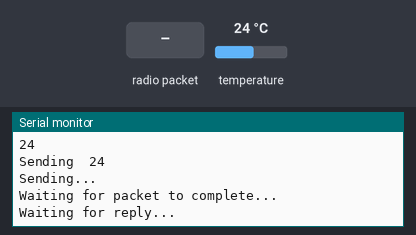
Bench run of a sketch on a simulated Arduino Uno, built with avr-gcc and run on an emulated ATmega328P. On the bench: the last lines printed to the serial monitor. The test bench sets the inputs (shaded band); at power-on: temperature 24 °C. No radio packets arrive unless stated.

Above: at 2.0 s.
2.1 s: radio packet "1" arrives
At 4.0 s:
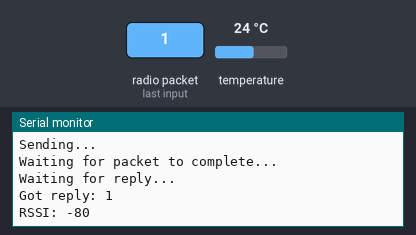
4.6 s: radio packet "0" arrives
At 5.4 s:
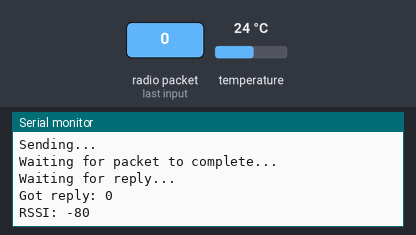
6.1 s: radio packet "2" arrives
At 6.9 s:
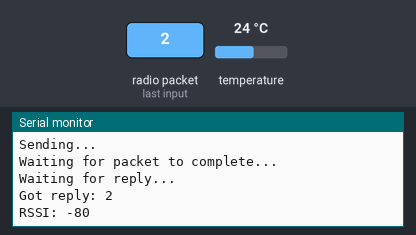

Measured:
- after the input at 2.1 s, the serial monitor: prints a new line after 1.1 s (image 1)
- after the input at 4.6 s, the serial monitor: prints a new line at once (image 2)
- after the input at 6.1 s, the serial monitor: prints a new line at once (image 3)

The sketch:

hello_world_test.ino
```cpp
// LoRa 9x_TX
// -*- mode: C++ -*-
// Example sketch showing how to create a simple messaging client (transmitter)
// with the RH_RF95 class. RH_RF95 class does not provide for addressing or
// reliability, so you should only use RH_RF95 if you do not need the higher
// level messaging abilities.
// It is designed to work with the other example LoRa9x_RX

#include <SPI.h>
#include <RH_RF95.h>
#include <OneWire.h>
#include <DallasTemperature.h>

#define RFM95_CS 4
#define RFM95_RST 2
#define RFM95_INT 3

#define ONE_WIRE_BUS 7


// Change to 434.0 or other frequency, must match RX's freq!
#define RF95_FREQ 915.0

// Singleton instance of the radio driver
RH_RF95 rf95(RFM95_CS, RFM95_INT);

OneWire oneWire (ONE_WIRE_BUS);

DallasTemperature sensor(&oneWire);

void setup()
{
  pinMode(RFM95_RST, OUTPUT);
  digitalWrite(RFM95_RST, HIGH);

  Serial.begin(9600);
  delay(100);

  Serial.println("Arduino LoRa TX Test!");

  // manual reset
  digitalWrite(RFM95_RST, LOW);
  delay(10);
  digitalWrite(RFM95_RST, HIGH);
  delay(10);

  while (!rf95.init()) {
    Serial.println("LoRa radio init failed");
    while (1);
  }
  Serial.println("LoRa radio init OK!");

  // Defaults after init are 434.0MHz, modulation GFSK_Rb250Fd250, +13dbM
  if (!rf95.setFrequency(RF95_FREQ)) {
    Serial.println("setFrequency failed");
    while (1);
  }
  Serial.print("Set Freq to: "); Serial.println(RF95_FREQ);

  // Defaults after init are 434.0MHz, 13dBm, Bw = 125 kHz, Cr = 4/5, Sf = 128chips/symbol, CRC on

  // The default transmitter power is 13dBm, using PA_BOOST.
  // If you are using RFM95/96/97/98 modules which uses the PA_BOOST transmitter pin, then
  // you can set transmitter powers from 5 to 23 dBm:
  rf95.setTxPower(23, false);
}

int16_t packetnum = getTemp();  // packet counter, we increment per xmission

void loop()
{
  Serial.println("Sending to rf95_server");
  // Send a message to rf95_server
  Serial.println(packetnum);
  char radiopacket[7] = "      ";
  itoa(packetnum++, radiopacket+1, 10);
  Serial.print("Sending "); Serial.println(radiopacket);
  radiopacket[6] = 0;

  Serial.println("Sending..."); delay(10);
  rf95.send((uint8_t *)radiopacket, 7);

  Serial.println("Waiting for packet to complete..."); delay(10);
  rf95.waitPacketSent();
  // Now wait for a reply
  uint8_t buf[RH_RF95_MAX_MESSAGE_LEN];
  uint8_t len = sizeof(buf);

  Serial.println("Waiting for reply..."); delay(10);
  if (rf95.waitAvailableTimeout(1000))
  {
    // Should be a reply message for us now
    if (rf95.recv(buf, &len))
   {
      Serial.print("Got reply: ");
      Serial.println((char*)buf);
      Serial.print("RSSI: ");
      Serial.println(rf95.lastRssi(), DEC);
    }
    else
    {
      Serial.println("Receive failed");
    }
  }
  else
  {
    Serial.println("No reply, is there a listener around?");
  }
  delay(1000);
}
float getTemp(){
    sensor.requestTemperatures();
  float temp = sensor.getTempCByIndex(0);
  if(temp > -127 && temp <50){
    return temp;
  }
}
```
